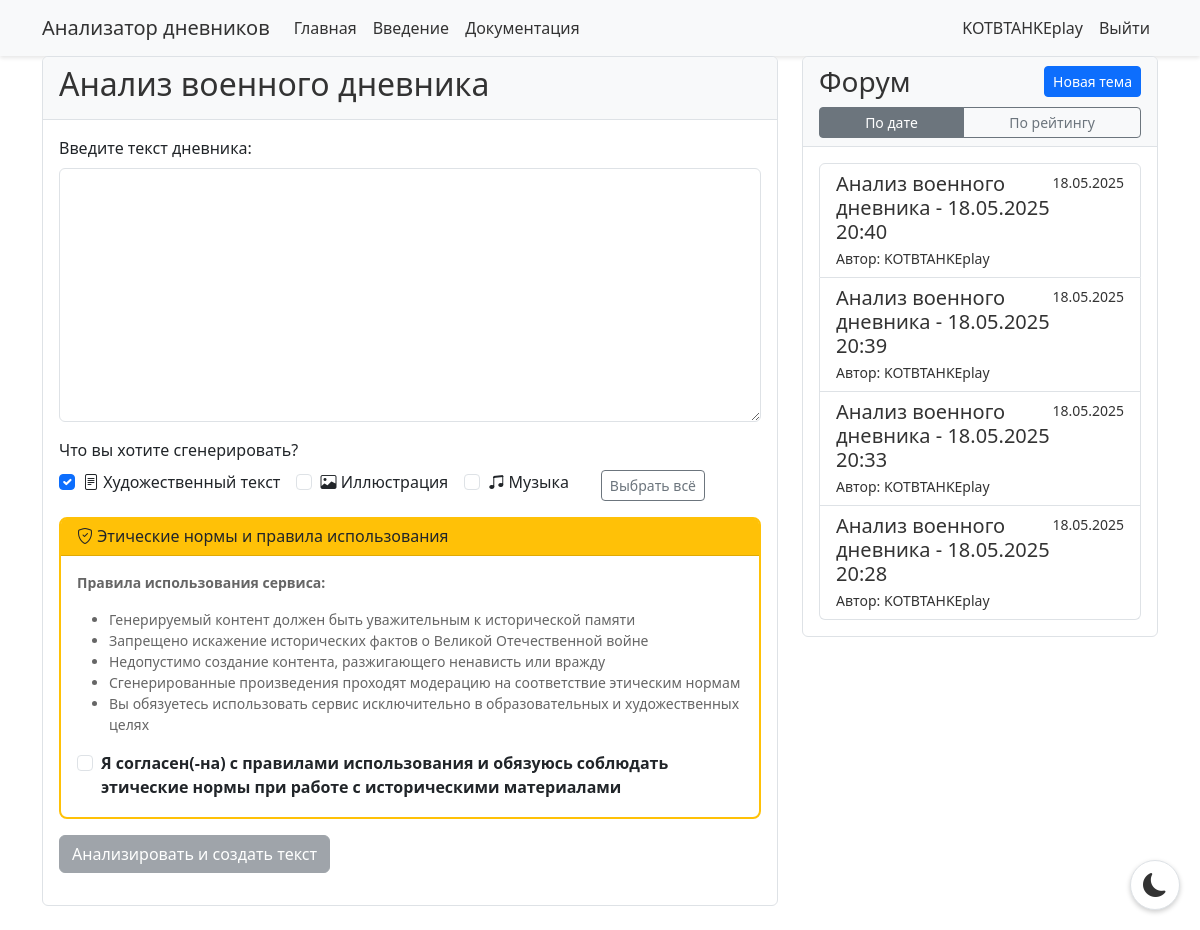
Screenshot of / (signed in) with the database file from the repository.
### forum.py (models this page shows, shortened)
class User(UserMixin, db.Model):
    id = db.Column(db.Integer, primary_key=True)
    username = db.Column(db.String(80), unique=True, nullable=False)
    password_hash = db.Column(db.String(120), nullable=False)
    created_at = db.Column(db.DateTime, default=datetime.utcnow)
    topics = db.relationship('Topic', backref='author', lazy=True)
    messages = db.relationship('Message', backref='author', lazy=True)
    topic_votes = db.relationship('TopicVote', backref='user', lazy=True)
    message_votes = db.relationship('MessageVote', backref='user', lazy=True)

class Topic(db.Model):
    id = db.Column(db.Integer, primary_key=True)
    title = db.Column(db.String(200), nullable=False)
    user_id = db.Column(db.Integer, db.ForeignKey('user.id'), nullable=False)
    created_at = db.Column(db.DateTime, default=datetime.utcnow)
    votes_up = db.Column(db.Integer, default=0)
    votes_down = db.Column(db.Integer, default=0)
    messages = db.relationship('Message', backref='topic', lazy=True, cascade='all, delete-orphan')
    votes = db.relationship('TopicVote', backref='topic', lazy=True, cascade='all, delete-orphan')

### app.py (the view)
@app.route('/')
def index():
    sort_by = request.args.get('sort', 'date')  # date, likes
    if sort_by == 'likes':
        topics = Topic.query.order_by((Topic.votes_up - Topic.votes_down).desc()).all()
    else:  # date
        topics = Topic.query.order_by(Topic.created_at.desc()).all()
    return render_template('index.html', topics=topics, current_sort=sort_by)

### app.py (called while the page is built)
@login_manager.user_loader
def load_user(user_id):
    return User.query.get(int(user_id))

### templates/index.html (shortened to what this page needs)
{% extends "base.html" %}
{% block content %}
<div class="row">
    <div class="col-md-8">
        <div class="card mb-4">
            <div class="card-header">
                <h2>Анализ военного дневника</h2>
            </div>
            <div class="card-body">
                <form id="diary-form">
                    <div class="mb-3">
                        <label for="diary_text" class="form-label">Введите текст дневника:</label>
                        <textarea class="form-control" id="diary_text" name="diary_text" rows="10" required></textarea>
                    </div>
                    <div class="mb-3">
                        <label class="form-label">Что вы хотите сгенерировать?</label>
                        <div class="d-flex flex-wrap gap-3">
                            <div class="form-check">
                                <input class="form-check-input generation-type" type="checkbox" name="generation_types[]" id="generation_text" value="text" checked>
                                <label class="form-check-label" for="generation_text">
                                    <i class="bi bi-file-text"></i> Художественный текст
                                </label>
                            </div>
                            <div class="form-check">
                                <input class="form-check-input generation-type" type="checkbox" name="generation_types[]" id="generation_image" value="image">
                                <label class="form-check-label" for="generation_image">
                                    <i class="bi bi-image"></i> Иллюстрация
                                </label>
                            </div>
                            <div class="form-check">
                                <input class="form-check-input generation-type" type="checkbox" name="generation_types[]" id="generation_music" value="music">
                                <label class="form-check-label" for="generation_music">
                                    <i class="bi bi-music-note-beamed"></i> Музыка
                                </label>
                            </div>
                            <div class="ms-3">
                                <button type="button" id="select-all-btn" class="btn btn-sm btn-outline-secondary">Выбрать всё</button>
                            </div>
                        </div>
                    </div>
                    <div class="card mb-3 ethics-agreement" id="ethics-agreement-card">
                        <div class="card-header">
                            <h6 class="mb-0"><i class="bi bi-shield-check"></i> Этические нормы и правила использования</h6>
                        </div>
                        <div class="card-body">
                            <div class="small text-muted mb-3">
                                <p><strong>Правила использования сервиса:</strong></p>
                                <ul class="mb-0">
                                    <li>Генерируемый контент должен быть уважительным к исторической памяти</li>
                                    <li>Запрещено искажение исторических фактов о Великой Отечественной войне</li>
                                    <li>Недопустимо создание контента, разжигающего ненависть или вражду</li>
                                    <li>Сгенерированные произведения проходят модерацию на соответствие этическим нормам</li>
                                    <li>Вы обязуетесь использовать сервис исключительно в образовательных и художественных целях</li>
                                </ul>
                            </div>
                            <div class="form-check">
                                <input class="form-check-input" type="checkbox" id="ethicsAgreement" required>
                                <label class="form-check-label fw-bold" for="ethicsAgreement">
                                    Я согласен(-на) с правилами использования и обязуюсь соблюдать этические нормы при работе с историческими материалами
                                </label>
                            </div>
                        </div>
                    </div>
                    <button type="submit" class="btn btn-primary">Анализировать текст</button>
                </form>
            </div>
        </div>
    </div>
    <div class="col-md-4">
        <div class="card">
            <div class="card-header">
                <div class="d-flex justify-content-between align-items-center mb-2">
                    <h3 class="mb-0">Форум</h3>
                    {% if current_user.is_authenticated %}
                    <a href="{{ url_for('new_topic') }}" class="btn btn-primary btn-sm">Новая тема</a>
                    {% endif %}
                </div>
                <div class="btn-group btn-group-sm w-100">
                    <a href="{{ url_for('index', sort='date') }}"
                       class="btn btn-outline-secondary {% if current_sort == 'date' %}active{% endif %}">
                        По дате
                    </a>
                    <a href="{{ url_for('index', sort='likes') }}"
                       class="btn btn-outline-secondary {% if current_sort == 'likes' %}active{% endif %}">
                        По рейтингу
                    </a>
                </div>
            </div>
            <div class="card-body">
                {% if topics %}
                    <div class="list-group">
                    {% for topic in topics %}
                        <a href="{{ url_for('view_topic', topic_id=topic.id) }}" class="list-group-item list-group-item-action">
                            <div class="d-flex w-100 justify-content-between">
                                <h5 class="mb-1">{{ topic.title }}</h5>
                                <small>{{ topic.created_at.strftime('%d.%m.%Y') }}</small>
                            </div>
                            <small>Автор: {{ topic.author.username }}</small>
                        </a>
                    {% endfor %}
                    </div>
                {% else %}
                    <p class="text-muted">Пока нет тем на форуме.</p>
                {% endif %}
            </div>
        </div>
    </div>
</div>
{% endblock %}

### templates/base.html (shortened to what this page needs)
<!DOCTYPE html>
<html lang="ru">
<head>
    <link href="https://cdn.jsdelivr.net/npm/bootstrap@5.3.0-alpha1/dist/css/bootstrap.min.css" rel="stylesheet">
    <link href="https://cdn.jsdelivr.net/npm/bootstrap-icons@1.11.1/font/bootstrap-icons.css" rel="stylesheet">
    <link href="/static/css/styles.css" rel="stylesheet">
</head>
<body>
    <nav class="navbar navbar-expand-lg navbar-light">
        <div class="container">
            <a class="navbar-brand" href="{{ url_for('index') }}">Анализатор дневников</a>
            <div class="collapse navbar-collapse" id="navbarNav">
                <ul class="navbar-nav me-auto">
                    <li class="nav-item">
                        <a class="nav-link" href="{{ url_for('index') }}">Главная</a>
                    </li>
                    <li class="nav-item">
                        <a class="nav-link" href="{{ url_for('introduction') }}">Введение</a>
                    </li>
                    <li class="nav-item">
                        <a class="nav-link" href="{{ url_for('documentation') }}">Документация</a>
                    </li>
                </ul>
                <ul class="navbar-nav">
                    {% if current_user.is_authenticated %}
                        <li class="nav-item">
                            <span class="nav-link">{{ current_user.username }}</span>
                        </li>
                        <li class="nav-item">
                            <a class="nav-link" href="{{ url_for('logout') }}">Выйти</a>
                        </li>
                    {% endif %}
                </ul>
            </div>
        </div>
    </nav>
    <div class="container">
        <div class="content">
            {% block content %}{% endblock %}
        </div>
    </div>
    <button class="theme-switch" onclick="toggleTheme()">
        <i class="bi bi-moon-fill"></i>
    </button>
</body>
</html>

### static/css/styles.css (style rules this page uses)
:root { --bg-primary: #ffffff; --bg-secondary: #f8f9fa; --text-primary: #333333; --text-secondary: #666666; --border-color: #dee2e6; --card-bg: #ffffff; --navbar-bg: #f8f9fa; --input-bg: #ffffff; --modal-bg: #ffffff; }
body { background-color: var(--bg-primary); color: var(--text-primary); transition: background-color 0.3s ease, color 0.3s ease; }
.navbar { background-color: var(--navbar-bg) !important; }
.navbar-light .navbar-brand, .navbar-light .navbar-nav .nav-link { color: var(--text-primary) !important; }
.card { background-color: var(--card-bg); border-color: var(--border-color); }
.card-header { background-color: var(--bg-secondary); border-bottom-color: var(--border-color); color: var(--text-primary); }
.list-group-item { background-color: var(--card-bg); border-color: var(--border-color); color: var(--text-primary); }
.text-muted { color: var(--text-secondary) !important; }
a { color: #007bff; }
.theme-switch { position: fixed; bottom: 20px; right: 20px; z-index: 1000; padding: 10px; border-radius: 50%; width: 50px; height: 50px; display: flex; align-items: center; justify-content: center; cursor: pointer; background-color: var(--card-bg); border: 1px solid var(--border-color); box-shadow: 0 2px 5px rgba(0,0,0,0.2); color: var(--text-primary); }
.theme-switch i { font-size: 1.5rem; color: var(--text-primary); }
.content { min-height: calc(100vh - 120px); }
.navbar { box-shadow: 0 2px 4px rgba(0,0,0,0.1); }
.ethics-agreement { border: 2px solid #ffc107; border-radius: 8px; transition: all 0.3s ease; }
.ethics-agreement .card-header { background-color: #ffc107 !important; color: #212529 !important; font-weight: 600 !important; border-bottom: 1px solid rgba(0,0,0,.125) !important; }

### rows the page displays
User: username "KOTBTAHKEplay"
Topic: title "Анализ военного дневника - 18.05.2025 20:40", created_at "18.05.2025", author.username "KOTBTAHKEplay"
Topic: title "Анализ военного дневника - 18.05.2025 20:39", created_at "18.05.2025", author.username "KOTBTAHKEplay"
Topic: title "Анализ военного дневника - 18.05.2025 20:33", created_at "18.05.2025", author.username "KOTBTAHKEplay"
Topic: title "Анализ военного дневника - 18.05.2025 20:28", created_at "18.05.2025", author.username "KOTBTAHKEplay"
